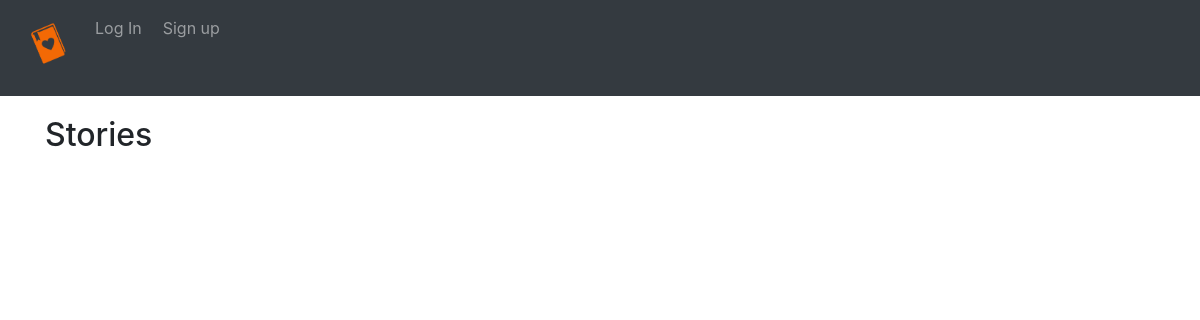
The page /blog/ on the database as committed earlier.
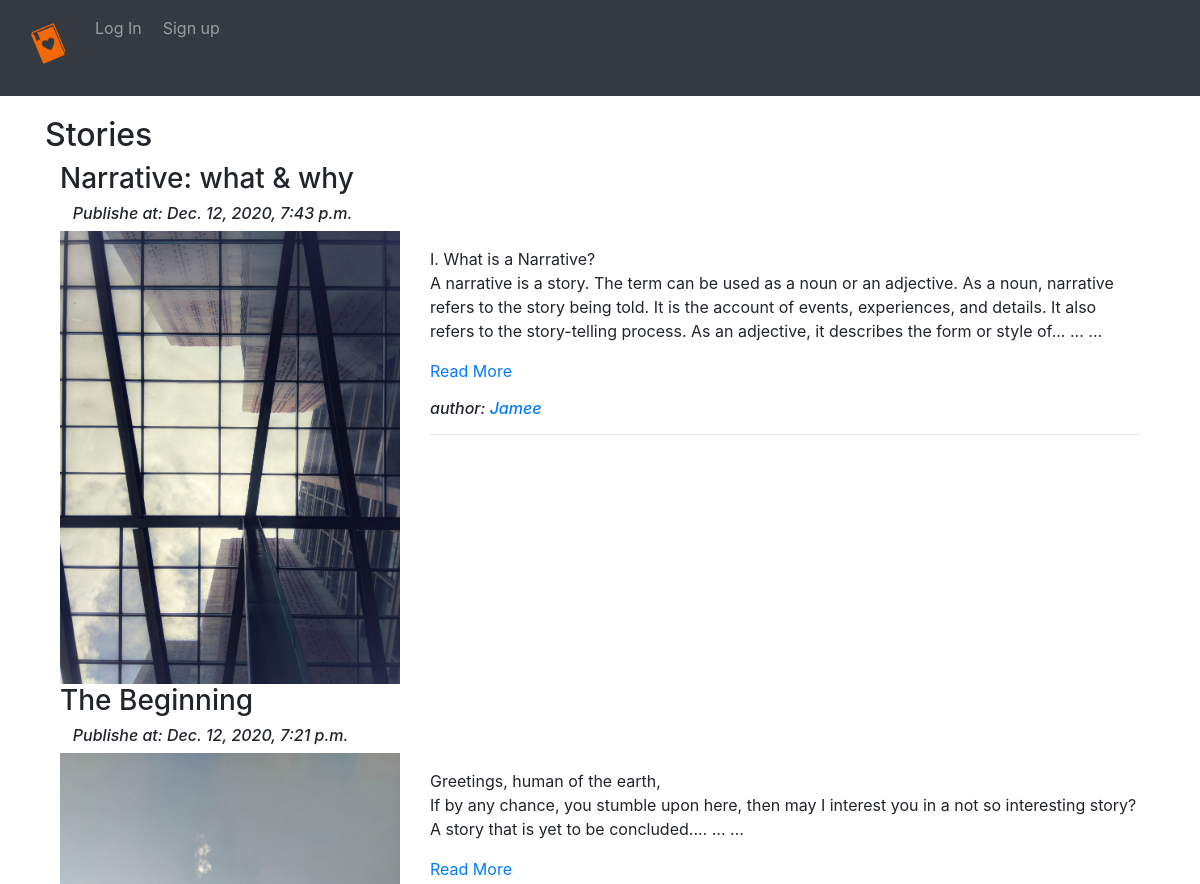
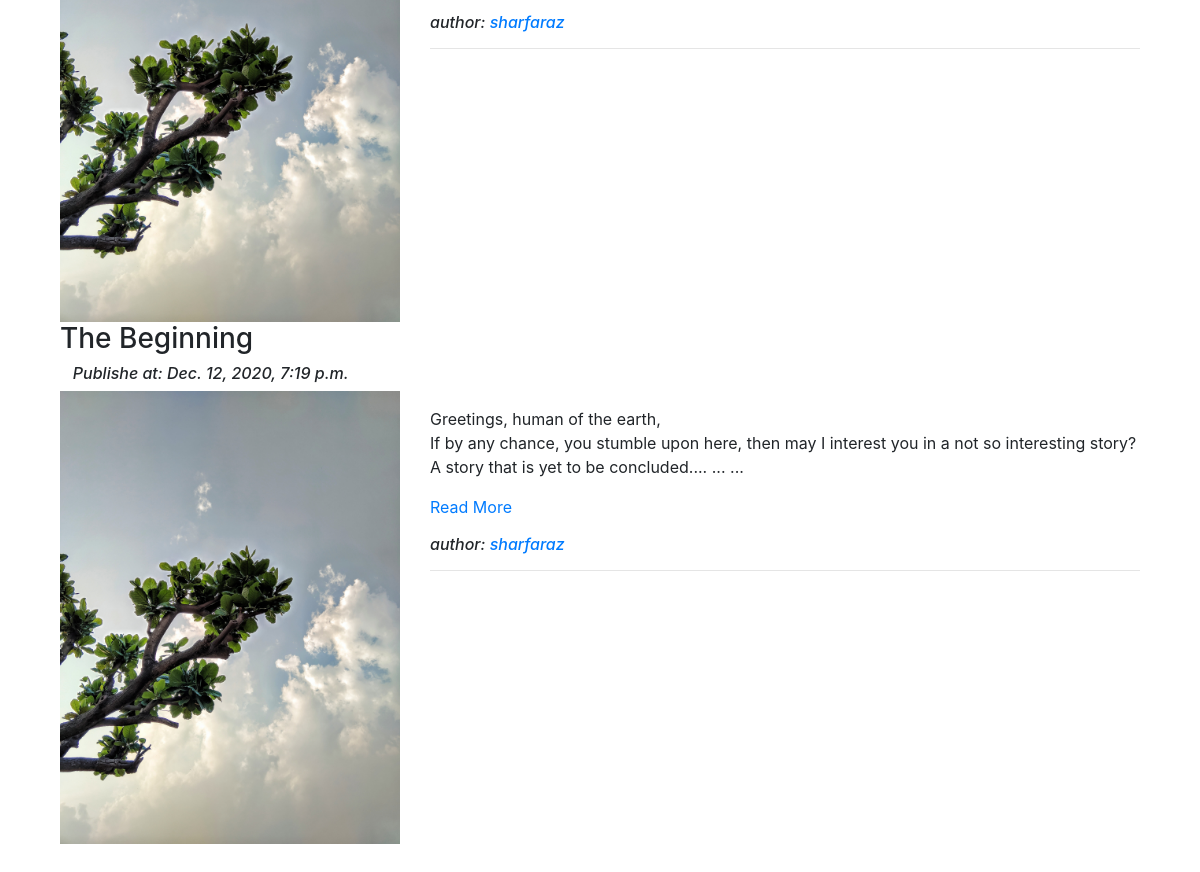
The same page on the database as committed later (2 pictures, top to bottom).
### app_blog/models.py (models this page shows)
class Blog(models.Model):
    author = models.ForeignKey(User, related_name='post_author', on_delete = models.CASCADE)
    blog_title = models.CharField( max_length=300, verbose_name = "Title" )
    slug = models.SlugField( max_length=300, unique=True )
    blog_content = models.TextField( verbose_name="Story" )
    blog_image = models.ImageField( upload_to='blog_images', verbose_name= "Cover Photo")
    publish_date = models.DateTimeField( auto_now_add=True )
    update_date = models.DateTimeField( auto_now = True )
    class Meta:
        ordering = ['-publish_date',] ## to sort blogs in decending order in list view
    def __str__(self):
        return self.blog_title

### app_blog/views.py (the view)
# urls.py: path('', views.Blog_list.as_view(), name='blog_list'),
class Blog_list (ListView):
    context_object_name = "blogs"
    model = Blog
    template_name = 'app_blog:blog_list.html'
    fields = ('blog_title', 'blog_content', 'blog_image')
    queryset = Blog.objects.order_by('-publish_date')

### app_blog/templatetags/custom_filters.py (called while the page is built)
def range_filter(value):
    return value[0:300]+"... ... ..."

### templates/app_blog/blog_list.html (shortened to what this page needs)
{% extends 'base.html' %}
{% load custom_filters %}
{% block body_block %}
  <h2>Stories</h2>
  <div class="container">
    {% for blog in blogs %}
      <h3>{{ blog.blog_title }}</h3>
      <h6>&nbsp;  &nbsp;<em>Publishe at: {{ blog.publish_date}}</em></h6>
      <div class="row">
        <div class="col-sm-4">
          <img src="/media/{{blog.blog_image}}" alt="{{blog.blog_title}}" title="{{blog.blog_title}}" width="100%">
        </div>
        <div class="col-sm-8">
          <p>{{blog.blog_content|range_filter|linebreaks}}<a href="{% url 'app_blog:blog_details' slug=blog.slug %}">Read More</a></p>
          <h6> <em> author: <a href="#">{{blog.author}}</em> </a> </h6>
          <hr>
        </div>
      </div>
    {% endfor %}
  </div>
{% endblock %}

### templates/base.html (shortened to what this page needs)
<!DOCTYPE html>
<html lang="en" dir="ltr">
  <head>
    <link rel="stylesheet" href="https://maxcdn.bootstrapcdn.com/bootstrap/4.4.1/css/bootstrap.min.css">
  </head>
  <body>
    <nav class="navbar navbar-expand-md navbar-dark bg-dark">
      <div class="collapse navbar-collapse" id="navbarNavAltMarkup">
        <div class="navbar-nav">
          <ul class="navbar-nav">
              <li class="nav-item active ">
                <a class="nav-link" href="{% url 'index' %}" style="margin-right:5px"> <h6><img src="/media/stories.png" width="50px"></h6> </a>
              </li>
              {% if user.is_authenticated %}
                <div class="nav-itme dropdown">
                  <a class="nav-link dropdown-toggle" href="#" id="navbardrop" data-toggle="dropdown">
                    @{{user.username}}
                  </a>
                  <div class="dropdown-menu">
                      <a class="dropdown-item" href="{% url 'app_blog:create_blog' %}">Write a story</a>
                      <a class="dropdown-item" href="{% url 'app_login:profile' %}">Profile</a>
                      <hr>
                      <a class="dropdown-item" href="{% url 'app_login:log_out' %}">Log Out</a>
                  </div>
                </div>
              {% else %}
                <li class="nav-item ">
                  <a class="nav-link" href="{% url 'app_login:log_in' %}" style="margin-right:5px"> Log In </a>
                </li>
                <li class="nav-item ">
                  <a class="nav-link" href="{% url 'app_login:sign_up' %}" style="margin-right:5px"> Sign up </a>
                </li>
              {% endif %}
          </ul>
        </div>
      </div>
    </nav>
    <div class="container" style="padding-top:20px">
      {% block body_block %}
      {% endblock %}
    </div>
    <br><br>
  </body>
</html>

Rows that differ between the two databases and show on the page:
added Blog: blog_title "Narrative: what & why", publish_date "Dec. 12, 2020, 7:43 p.m.", blog_image (picture), blog_content|range_filter "I. What is a Narrative? A narrative is a story. The term can be used as a noun or an adjective. As a noun, narrative refers to the story being told. It is the account of events, experiences, and details. It also refers to the story-telling process. As an adjective, it describes the form or style of... ... ...", author "Jamee"
added Blog: blog_title "The Beginning", publish_date "Dec. 12, 2020, 7:21 p.m.", blog_image (picture), blog_content|range_filter "Greetings, human of the earth, If by any chance, you stumble upon here, then may I interest you in a not so interesting story? A story that is yet to be concluded.... ... ...", author "sharfaraz"
added Blog: blog_title "The Beginning", publish_date "Dec. 12, 2020, 7:19 p.m.", blog_image (picture), blog_content|range_filter "Greetings, human of the earth, If by any chance, you stumble upon here, then may I interest you in a not so interesting story? A story that is yet to be concluded.... ... ...", author "sharfaraz"
